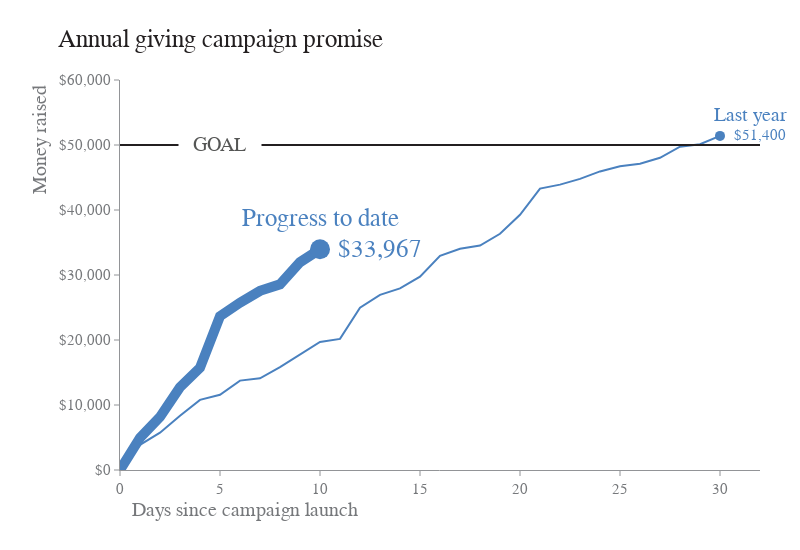

Here is the notebook cell this chart was saved with:
### Markdown cell above
## Data Visualization

### Code cell
fig = go.Figure()

# Plot -------------------------
fig.add_hline(
    y=50000,
    x0=0,
    x1=1,
    line=dict(color=GRAY1, width=2)
)

fig.add_scatter(
    x=df['Days since launch'],
    y=df['Last year'],
    mode="lines",
    line=dict(color=BLUE2, width=2)
)

fig.add_scatter(
    x=df['Days since launch'],
    y=df['Progress to date'],
    mode="lines",
    line=dict(color=BLUE2, width=10)
)

fig.add_scatter(
    x=df['Days since launch'].values[-1:],
    y=df['Last year'].values[-1:],
    mode="markers",
    marker=dict(color=BLUE2, size=10)
)

fig.add_scatter(
    x=df['Days since launch'].values[10:11],
    y=df['Progress to date'].values[10:11],
    mode="markers",
    marker=dict(color=BLUE2, size=20)
)

# Annotation -------------------
fig.add_annotation(
    text="GOAL",
    font=dict(color=GRAY3, size=20, family="Arial"),
    x=5,
    y=50000,
    width=80,
    bgcolor='white',
    showarrow=False,
)

fig.add_annotation(
    text="Progress to date",
    font=dict(color=BLUE2, size=25, family="Arial"),
    x=df['Days since launch'].values[10],
    y=df['Progress to date'].values[10],
    xshift=0,
    yshift=30,
    showarrow=False,
)

fig.add_annotation(
    text=f"${round(df['Progress to date'].values[10]):,}",
    font=dict(color=BLUE2, size=25, family="Arial"),
    x=df['Days since launch'].values[10],
    y=df['Progress to date'].values[10],
    xshift=60,
    yshift=0,
    showarrow=False,
)

fig.add_annotation(
    text="Last year",
    font=dict(color=BLUE2, size=20, family="Arial"),
    x=df['Days since launch'].values[-1],
    y=df['Last year'].values[-1],
    xshift=30,
    yshift=20,
    showarrow=False,
)

fig.add_annotation(
    text=f"${round(df['Last year'].values[-1]):,}",
    font=dict(color=BLUE2, size=15, family="Arial"),
    x=df['Days since launch'].values[-1],
    y=df['Last year'].values[-1],
    xshift=40,
    yshift=0,
    showarrow=False,
)


# Text -------------------------
fig.add_annotation(
    text="Annual giving campaign promise",
    font=dict(color=GRAY1, size=25, family="Arial"),
    x=0,
    y=60000,
    xshift=100,
    yshift=40,
    showarrow=False,
)

fig.add_annotation(
    text="Money raised",
    font=dict(color=GRAY5, size=20, family="Arial"),
    x=0,
    y=60000,
    xshift=-80,
    yshift=-60,
    textangle=-90,
    showarrow=False,
)

fig.add_annotation(
    text="Days since campaign launch",
    font=dict(color=GRAY5, size=20, family="Arial"),
    x=0,
    y=0,
    xshift=125,
    yshift=-40,
    showarrow=False,
)


# Layout -----------------------
fig.update_layout(
    width=800,
    height=550,
    margin=dict(t=80, b=80, l=120, r=40),
    paper_bgcolor="white",
    plot_bgcolor="white",
    showlegend=False,
    barmode="stack",
)

fig.update_xaxes(
    tickfont=dict(color=GRAY5, size=15, family="Arial"),
    ticks='outside',
    tickcolor=GRAY7,
    linecolor=GRAY7,
    range=[0, 32]
)

fig.update_yaxes(
    tickfont=dict(color=GRAY5, size=15, family="Arial"),
    tickformat='$,.5',
    ticks='outside',
    tickcolor=GRAY7,
    linecolor=GRAY7,
    range=[0, 60000]
)

### Figure 1 — Plotly figure (JSON) as saved in the notebook; plotly's stock layout.template omitted (floating-point values rounded to 4 significant figures)
{"data": [{"line": {"color": "#4A81BF", "width": 2}, "mode": "lines", "type": "scatter", "x": [0, 1, 2, 3, 4, 5, 6, 7, 8, 9, 10, 11, 12, 13, 14, 15, 16, 17, 18, 19, 20, 21, 22, 23, 24, 25, 26, 27, 28, 29, 30], "y": [0, 3867, 5736, 8352, 10784, 11573, 13756, 14112, 15836, 17836, 19710, 20174, 24967, 26937, 27947, 29753, 32957, 34027, 34532, 36345, 39271, 43287, 43900, 44783, 45937, 46735, 47110, 48037, 49736, 50123, 51400]}, {"line": {"color": "#4A81BF", "width": 10}, "mode": "lines", "type": "scatter", "x": [0, 1, 2, 3, 4, 5, 6, 7, 8, 9, 10, 11, 12, 13, 14, 15, 16, 17, 18, 19, 20, 21, 22, 23, 24, 25, 26, 27, 28, 29, 30], "y": [0, 4962, 8163, 12746, 15736, 23658, 25735, 27562, 28563, 31967, 33967, null, null, null, null, null, null, null, null, null, null, null, null, null, null, null, null, null, null, null, null]}, {"marker": {"color": "#4A81BF", "size": 10}, "mode": "markers", "type": "scatter", "x": [30], "y": [51400]}, {"marker": {"color": "#4A81BF", "size": 20}, "mode": "markers", "type": "scatter", "x": [10], "y": [33967]}], "layout": {"annotations": [{"bgcolor": "white", "font": {"color": "#555655", "family": "Arial", "size": 20}, "showarrow": false, "text": "GOAL", "width": 80, "x": 5, "y": 50000}, {"font": {"color": "#4A81BF", "family": "Arial", "size": 25}, "showarrow": false, "text": "Progress to date", "x": 10, "xshift": 0, "y": 33967, "yshift": 30}, {"font": {"color": "#4A81BF", "family": "Arial", "size": 25}, "showarrow": false, "text": "$33,967", "x": 10, "xshift": 60, "y": 33967, "yshift": 0}, {"font": {"color": "#4A81BF", "family": "Arial", "size": 20}, "showarrow": false, "text": "Last year", "x": 30, "xshift": 30, "y": 51400, "yshift": 20}, {"font": {"color": "#4A81BF", "family": "Arial", "size": 15}, "showarrow": false, "text": "$51,400", "x": 30, "xshift": 40, "y": 51400, "yshift": 0}, {"font": {"color": "#231F20", "family": "Arial", "size": 25}, "showarrow": false, "text": "Annual giving campaign promise", "x": 0, "xshift": 100, "y": 60000, "yshift": 40}, {"font": {"color": "#76787B", "family": "Arial", "size": 20}, "showarrow": false, "text": "Money raised", "textangle": -90, "x": 0, "xshift": -80, "y": 60000, "yshift": -60}, {"font": {"color": "#76787B", "family": "Arial", "size": 20}, "showarrow": false, "text": "Days since campaign launch", "x": 0, "xshift": 125, "y": 0, "yshift": -40}], "barmode": "stack", "height": 550, "margin": {"b": 80, "l": 120, "r": 40, "t": 80}, "paper_bgcolor": "white", "plot_bgcolor": "white", "shapes": [{"line": {"color": "#231F20", "width": 2}, "type": "line", "x0": 0, "x1": 1, "xref": "x domain", "y0": 50000, "y1": 50000, "yref": "y"}], "showlegend": false, "width": 800, "xaxis": {"linecolor": "#929497", "range": [0, 32], "tickcolor": "#929497", "tickfont": {"color": "#76787B", "family": "Arial", "size": 15}, "ticks": "outside"}, "yaxis": {"linecolor": "#929497", "range": [0, 60000], "tickcolor": "#929497", "tickfont": {"color": "#76787B", "family": "Arial", "size": 15}, "tickformat": "$,.5", "ticks": "outside"}}}
